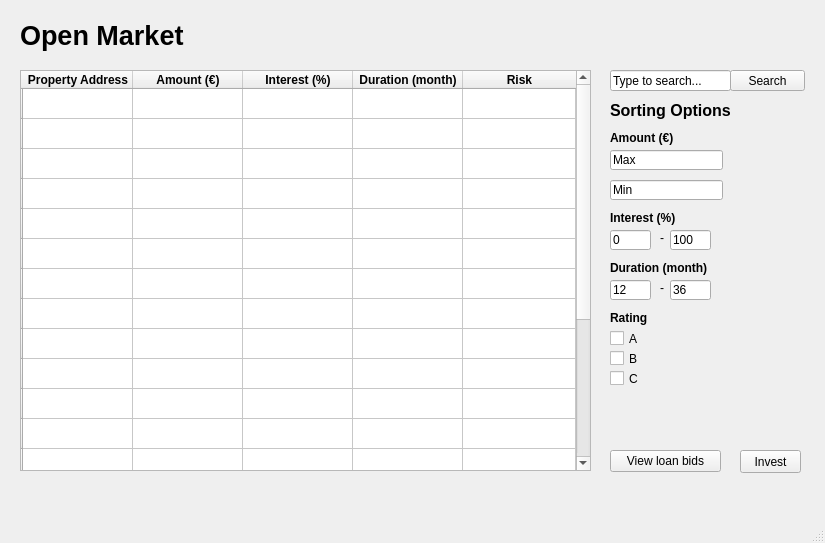
<?xml version="1.0" encoding="UTF-8"?>
<ui version="4.0">
 <class>MainWindow</class>
 <widget class="QMainWindow" name="MainWindow">
  <property name="geometry">
   <rect>
    <x>0</x>
    <y>0</y>
    <width>825</width>
    <height>543</height>
   </rect>
  </property>
  <property name="windowTitle">
   <string>MainWindow</string>
  </property>
  <widget class="QWidget" name="centralwidget">
   <widget class="QLabel" name="openmarket_amount_label">
    <property name="geometry">
     <rect>
      <x>610</x>
      <y>130</y>
      <width>121</width>
      <height>16</height>
     </rect>
    </property>
    <property name="font">
     <font>
      <weight>75</weight>
      <bold>true</bold>
     </font>
    </property>
    <property name="text">
     <string>Amount (€)</string>
    </property>
   </widget>
   <widget class="QCheckBox" name="openmarket_rating_checkbox_c">
    <property name="geometry">
     <rect>
      <x>610</x>
      <y>370</y>
      <width>70</width>
      <height>17</height>
     </rect>
    </property>
    <property name="text">
     <string>C</string>
    </property>
   </widget>
   <widget class="QLineEdit" name="openmarket_max_amount_lineedit">
    <property name="geometry">
     <rect>
      <x>610</x>
      <y>150</y>
      <width>113</width>
      <height>20</height>
     </rect>
    </property>
    <property name="text">
     <string>Max</string>
    </property>
   </widget>
   <widget class="QLineEdit" name="openmarket_duration2_lineedit">
    <property name="geometry">
     <rect>
      <x>670</x>
      <y>280</y>
      <width>41</width>
      <height>20</height>
     </rect>
    </property>
    <property name="text">
     <string>36</string>
    </property>
   </widget>
   <widget class="QLabel" name="openmarket_sorting_options_label">
    <property name="geometry">
     <rect>
      <x>610</x>
      <y>100</y>
      <width>161</width>
      <height>21</height>
     </rect>
    </property>
    <property name="font">
     <font>
      <pointsize>12</pointsize>
      <weight>75</weight>
      <bold>true</bold>
     </font>
    </property>
    <property name="text">
     <string>Sorting Options</string>
    </property>
   </widget>
   <widget class="QCheckBox" name="openmarket_rating_checkbox_a">
    <property name="geometry">
     <rect>
      <x>610</x>
      <y>330</y>
      <width>70</width>
      <height>17</height>
     </rect>
    </property>
    <property name="text">
     <string>A</string>
    </property>
   </widget>
   <widget class="QLabel" name="openmarket_duration_dash_label">
    <property name="geometry">
     <rect>
      <x>660</x>
      <y>280</y>
      <width>16</width>
      <height>16</height>
     </rect>
    </property>
    <property name="text">
     <string>-</string>
    </property>
   </widget>
   <widget class="QTableWidget" name="openmarket_open_market_table">
    <property name="geometry">
     <rect>
      <x>20</x>
      <y>70</y>
      <width>571</width>
      <height>401</height>
     </rect>
    </property>
    <property name="maximumSize">
     <size>
      <width>641</width>
      <height>16777215</height>
     </size>
    </property>
    <property name="font">
     <font>
      <weight>75</weight>
      <bold>true</bold>
     </font>
    </property>
    <property name="alternatingRowColors">
     <bool>false</bool>
    </property>
    <attribute name="horizontalHeaderDefaultSectionSize">
     <number>110</number>
    </attribute>
    <attribute name="horizontalHeaderStretchLastSection">
     <bool>true</bool>
    </attribute>
    <attribute name="verticalHeaderStretchLastSection">
     <bool>false</bool>
    </attribute>
    <row>
     <property name="text">
      <string/>
     </property>
    </row>
    <row>
     <property name="text">
      <string/>
     </property>
    </row>
    <row>
     <property name="text">
      <string/>
     </property>
    </row>
    <row>
     <property name="text">
      <string/>
     </property>
    </row>
    <row>
     <property name="text">
      <string/>
     </property>
    </row>
    <row>
     <property name="text">
      <string/>
     </property>
    </row>
    <row>
     <property name="text">
      <string/>
     </property>
    </row>
    <row>
     <property name="text">
      <string/>
     </property>
    </row>
    <row>
     <property name="text">
      <string/>
     </property>
    </row>
    <row>
     <property name="text">
      <string/>
     </property>
    </row>
    <row>
     <property name="text">
      <string/>
     </property>
    </row>
    <row>
     <property name="text">
      <string/>
     </property>
    </row>
    <row>
     <property name="text">
      <string/>
     </property>
    </row>
    <row>
     <property name="text">
      <string/>
     </property>
    </row>
    <row>
     <property name="text">
      <string/>
     </property>
    </row>
    <row>
     <property name="text">
      <string/>
     </property>
    </row>
    <row>
     <property name="text">
      <string/>
     </property>
    </row>
    <row>
     <property name="text">
      <string/>
     </property>
    </row>
    <row>
     <property name="text">
      <string/>
     </property>
    </row>
    <column>
     <property name="text">
      <string>Property Address</string>
     </property>
    </column>
    <column>
     <property name="text">
      <string>Amount (€)</string>
     </property>
     <property name="font">
      <font>
       <weight>75</weight>
       <bold>true</bold>
      </font>
     </property>
    </column>
    <column>
     <property name="text">
      <string>Interest (%)</string>
     </property>
     <property name="font">
      <font>
       <weight>75</weight>
       <bold>true</bold>
      </font>
     </property>
    </column>
    <column>
     <property name="text">
      <string>Duration (month)</string>
     </property>
     <property name="font">
      <font>
       <weight>75</weight>
       <bold>true</bold>
      </font>
     </property>
    </column>
    <column>
     <property name="text">
      <string>Risk</string>
     </property>
     <property name="font">
      <font>
       <weight>75</weight>
       <bold>true</bold>
      </font>
     </property>
    </column>
   </widget>
   <widget class="QLabel" name="openmarket_rating_label">
    <property name="geometry">
     <rect>
      <x>610</x>
      <y>310</y>
      <width>71</width>
      <height>16</height>
     </rect>
    </property>
    <property name="font">
     <font>
      <weight>75</weight>
      <bold>true</bold>
     </font>
    </property>
    <property name="text">
     <string>Rating</string>
    </property>
   </widget>
   <widget class="QLineEdit" name="openmarket_duration1_lineedit">
    <property name="geometry">
     <rect>
      <x>610</x>
      <y>280</y>
      <width>41</width>
      <height>20</height>
     </rect>
    </property>
    <property name="text">
     <string>12</string>
    </property>
   </widget>
   <widget class="QLabel" name="openmarket_title_label">
    <property name="geometry">
     <rect>
      <x>20</x>
      <y>20</y>
      <width>311</width>
      <height>31</height>
     </rect>
    </property>
    <property name="font">
     <font>
      <pointsize>20</pointsize>
      <weight>75</weight>
      <bold>true</bold>
     </font>
    </property>
    <property name="text">
     <string>Open Market</string>
    </property>
   </widget>
   <widget class="QLabel" name="openmarket_interest_dash_label">
    <property name="geometry">
     <rect>
      <x>660</x>
      <y>230</y>
      <width>16</width>
      <height>16</height>
     </rect>
    </property>
    <property name="text">
     <string>-</string>
    </property>
   </widget>
   <widget class="QLineEdit" name="openmarket_interest2_lineedit">
    <property name="geometry">
     <rect>
      <x>670</x>
      <y>230</y>
      <width>41</width>
      <height>20</height>
     </rect>
    </property>
    <property name="text">
     <string>100</string>
    </property>
   </widget>
   <widget class="QCheckBox" name="openmarket_rating_checkbox_b">
    <property name="geometry">
     <rect>
      <x>610</x>
      <y>350</y>
      <width>70</width>
      <height>17</height>
     </rect>
    </property>
    <property name="text">
     <string>B</string>
    </property>
   </widget>
   <widget class="QLineEdit" name="openmarket_interest1_lineedit">
    <property name="geometry">
     <rect>
      <x>610</x>
      <y>230</y>
      <width>41</width>
      <height>20</height>
     </rect>
    </property>
    <property name="text">
     <string>0</string>
    </property>
   </widget>
   <widget class="QLineEdit" name="openmarket_search_lineedit">
    <property name="geometry">
     <rect>
      <x>610</x>
      <y>70</y>
      <width>121</width>
      <height>21</height>
     </rect>
    </property>
    <property name="text">
     <string>Type to search...</string>
    </property>
   </widget>
   <widget class="QPushButton" name="openmarket_search_pushbutton">
    <property name="geometry">
     <rect>
      <x>730</x>
      <y>70</y>
      <width>75</width>
      <height>21</height>
     </rect>
    </property>
    <property name="text">
     <string>Search</string>
    </property>
   </widget>
   <widget class="QLineEdit" name="openmarket_min_amount_lineedit">
    <property name="geometry">
     <rect>
      <x>610</x>
      <y>180</y>
      <width>113</width>
      <height>20</height>
     </rect>
    </property>
    <property name="text">
     <string>Min</string>
    </property>
   </widget>
   <widget class="QLabel" name="openmarket_interest_label">
    <property name="geometry">
     <rect>
      <x>610</x>
      <y>210</y>
      <width>81</width>
      <height>16</height>
     </rect>
    </property>
    <property name="font">
     <font>
      <weight>75</weight>
      <bold>true</bold>
     </font>
    </property>
    <property name="text">
     <string>Interest (%)</string>
    </property>
   </widget>
   <widget class="QLabel" name="openmarket_duration_label">
    <property name="geometry">
     <rect>
      <x>610</x>
      <y>260</y>
      <width>141</width>
      <height>16</height>
     </rect>
    </property>
    <property name="font">
     <font>
      <weight>75</weight>
      <bold>true</bold>
     </font>
    </property>
    <property name="text">
     <string>Duration (month)</string>
    </property>
   </widget>
   <widget class="QPushButton" name="openmarket_invest_pushbutton">
    <property name="geometry">
     <rect>
      <x>740</x>
      <y>450</y>
      <width>61</width>
      <height>23</height>
     </rect>
    </property>
    <property name="text">
     <string>Invest</string>
    </property>
   </widget>
   <widget class="QPushButton" name="openmarket_view_loan_bids_pushbutton">
    <property name="geometry">
     <rect>
      <x>610</x>
      <y>450</y>
      <width>111</width>
      <height>22</height>
     </rect>
    </property>
    <property name="text">
     <string>View loan bids</string>
    </property>
   </widget>
  </widget>
  <widget class="QMenuBar" name="menubar">
   <property name="geometry">
    <rect>
     <x>0</x>
     <y>0</y>
     <width>825</width>
     <height>25</height>
    </rect>
   </property>
  </widget>
  <widget class="QStatusBar" name="statusbar"/>
 </widget>
 <resources/>
 <connections/>
</ui>
